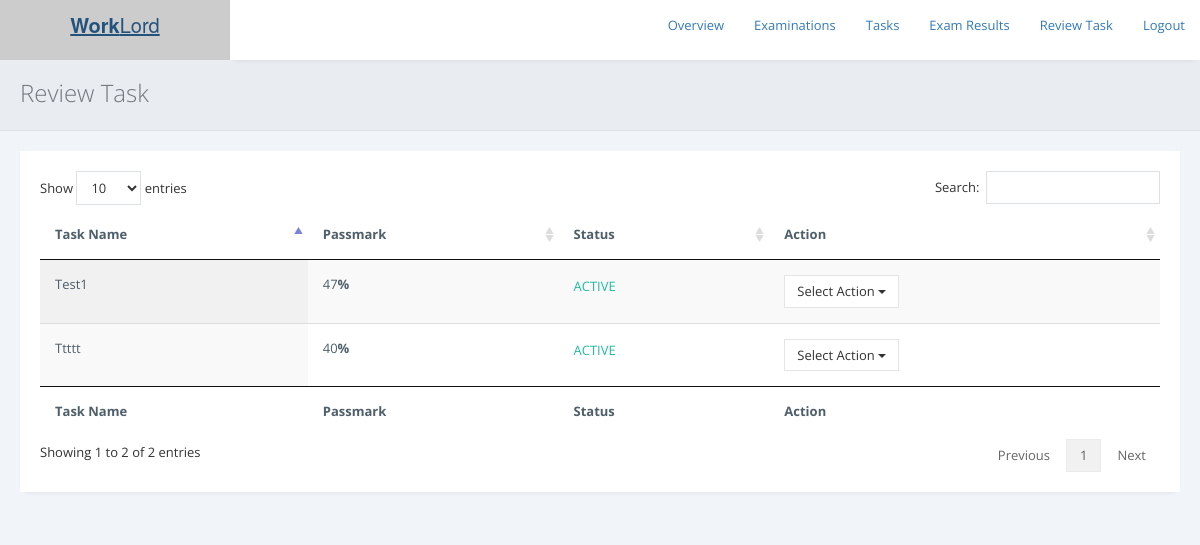
The page /exams/admin/reviewtask.php on the database as committed earlier.
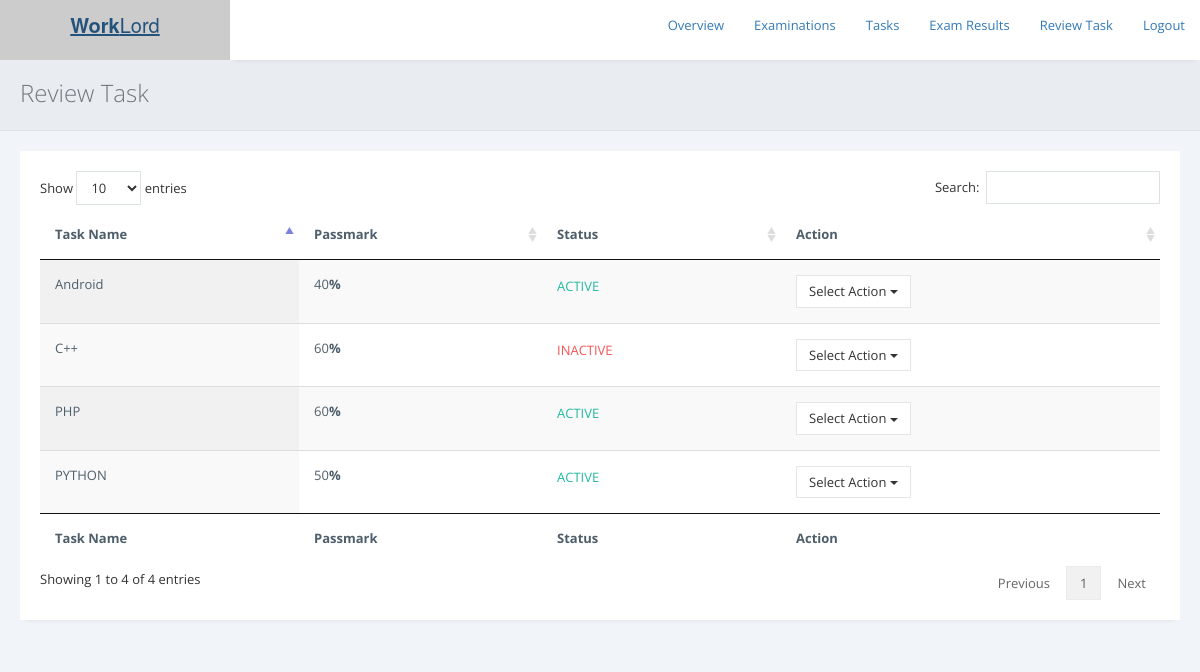
The same page on the database as committed later.
### tables this page shows
CREATE TABLE `tasks` (
  `task_id` varchar(255) NOT NULL,
  `task_name` varchar(255) NOT NULL,
  `question` longtext NOT NULL,
  `passmark` int(255) NOT NULL,
  `terms` longtext NOT NULL,
  `status` varchar(255) NOT NULL DEFAULT 'Inactive'
);

### exams/admin/reviewtask.php (the view, shortened to what the changed rows need)
<?php
include 'includes/check_reply.php';
?>
<!DOCTYPE html>
<html>
<head>
<link rel="stylesheet" href="https://cdnjs.cloudflare.com/ajax/libs/twitter-bootstrap/3.3.7/css/bootstrap.min.css">
<link rel="stylesheet" href="https://cdnjs.cloudflare.com/ajax/libs/font-awesome/4.7.0/css/font-awesome.min.css">
<link rel="stylesheet" href="https://cdnjs.cloudflare.com/ajax/libs/ionicons/2.0.1/css/ionicons.min.css">
<link rel="stylesheet" href="../../css/AdminLTE.min.css">
        <link href="../assets/plugins/pace-master/themes/blue/pace-theme-flash.css" rel="stylesheet"/>
        <link href="../assets/plugins/uniform/css/uniform.default.min.css" rel="stylesheet"/>
        <link href="../assets/plugins/bootstrap/css/bootstrap.min.css" rel="stylesheet" type="text/css"/>
        <link href="../assets/plugins/fontawesome/css/font-awesome.css" rel="stylesheet" type="text/css"/>
        <link href="../assets/plugins/line-icons/simple-line-icons.css" rel="stylesheet" type="text/css"/>
        <link href="../assets/plugins/offcanvasmenueffects/css/menu_cornerbox.css" rel="stylesheet" type="text/css"/>
        <link href="../assets/plugins/waves/waves.min.css" rel="stylesheet" type="text/css"/>
        <link href="../assets/plugins/switchery/switchery.min.css" rel="stylesheet" type="text/css"/>
        <link href="../assets/plugins/3d-bold-navigation/css/style.css" rel="stylesheet" type="text/css"/>
        <link href="../assets/plugins/slidepushmenus/css/component.css" rel="stylesheet" type="text/css"/>
        <link href="../assets/plugins/datatables/css/jquery.datatables.min.css" rel="stylesheet" type="text/css"/>
        <link href="../assets/plugins/datatables/css/jquery.datatables_themeroller.css" rel="stylesheet" type="text/css"/>
        <link href="../assets/plugins/x-editable/bootstrap3-editable/css/bootstrap-editable.css" rel="stylesheet" type="text/css">
        <link href="../assets/plugins/bootstrap-datepicker/css/datepicker3.css" rel="stylesheet" type="text/css"/>
		<link href="../assets/plugins/select2/css/select2.min.css" rel="stylesheet" type="text/css"/>
        <link href="../assets/css/modern.min.css" rel="stylesheet" type="text/css"/>
        <link href="../assets/css/themes/green.css" class="theme-color" rel="stylesheet" type="text/css"/>
        <link href="../assets/css/custom.css" rel="stylesheet" type="text/css"/>
        <link href="../assets/css/snack.css" rel="stylesheet" type="text/css"/>
        <link href="../assets/plugins/summernote-master/summernote.css" rel="stylesheet" type="text/css"/>
        <link href="../assets/plugins/bootstrap-datepicker/css/datepicker3.css" rel="stylesheet" type="text/css"/>
        <link href="../assets/plugins/bootstrap-colorpicker/css/colorpicker.css" rel="stylesheet" type="text/css"/>
        <link href="../assets/plugins/bootstrap-tagsinput/bootstrap-tagsinput.css" rel="stylesheet" type="text/css"/>
        <link href="../assets/plugins/bootstrap-timepicker/css/bootstrap-timepicker.min.css" rel="stylesheet" type="text/css"/>
    </head>
    <body <?php if ($ms == "1") { print 'onload="myFunction()"'; } ?> >
        <main class="content-wrap">
            <div class="page-inner">
                <div id="main-wrapper">
                    <div class="row">
                        <div class="col-md-12">
						<div class="row">
                            <div class="col-md-12">
                                <div class="panel panel-white">
                                    <div class="panel-body">
                                    <div class="table-responsive">
										   <?php
										   include '../../db.php';
										   $sql = "SELECT * FROM tasks";
                                           $result = $conn->query($sql);
                                           if ($result->num_rows > 0) {
										print '
										<table id="example" class="display table" style="width: 100%; cellspacing: 0;">
                                        <thead>
                                            <tr>
                                                <th>Task Name</th>
												<th>Passmark</th>
												<th>Status</th>
                                                <th>Action</th>
                                            </tr>
                                        </thead>
                                        <tfoot>
                                            <tr>
                                                <th>Task Name</th>
												<th>Passmark</th>
												<th>Status</th>
                                                <th>Action</th>
                                            </tr>
                                        </tfoot>
                                        <tbody>';
                                           while($row = $result->fetch_assoc()) {
											   $status = $row['status'];
											   if ($status == "Active") {
											   $st = '<p class="text-success">ACTIVE</p>';
											   }else{
											   $st = '<p class="text-danger">INACTIVE</p>';
											   }
                                          print '
										       <tr>
                                                <td>'.$row['task_name'].'</td>
												<td>'.$row['passmark'].'<b>%</b></td>
												<td>'.$st.'</td>
                                                <td><div class="btn-group" role="group">
                                                <button type="button" class="btn btn-default dropdown-toggle" data-toggle="dropdown" aria-expanded="false">
                                                    Select Action
                                                    <span class="caret"></span>
                                                </button>
                                                <ul class="dropdown-menu" role="menu">
													<li><a href="view-tasks.php?tid='.$row['task_id'].'">Review Task</a></li>
                                                </ul>
                                            </div></td>
                                            </tr>';
                                           }
										   print '
									   </tbody>
                                       </table>  ';
                                            } else {
											print '
												<div class="alert alert-info" role="alert">
                                        Nothing was found in database.
                                    </div>';
                                           }
										   ?>
                                    </div>
                                    </div>
                                </div>
                            </div>
                        </div>
                        </div>
                    </div>
                </div>
            </div>
        </main>
    </body>
</html>

Rows that differ between the two databases and show on the page:
removed tasks: task_name "Test1", passmark "47", status "ACTIVE"
removed tasks: task_name "Ttttt", passmark "40", status "ACTIVE"
added tasks: task_name "Android", passmark "40", status "ACTIVE"
added tasks: task_name "PHP", passmark "60", status "ACTIVE"
added tasks: task_name "C++", passmark "60", status "INACTIVE"
added tasks: task_name "PYTHON", passmark "50", status "ACTIVE"
Other text that changed with them:
text written by a page script: "Show entries Search: Showing 1 to 2 of 2 entries Previous 1 Next" → "Show entries Search: Showing 1 to 4 of 4 entries Previous 1 Next"
